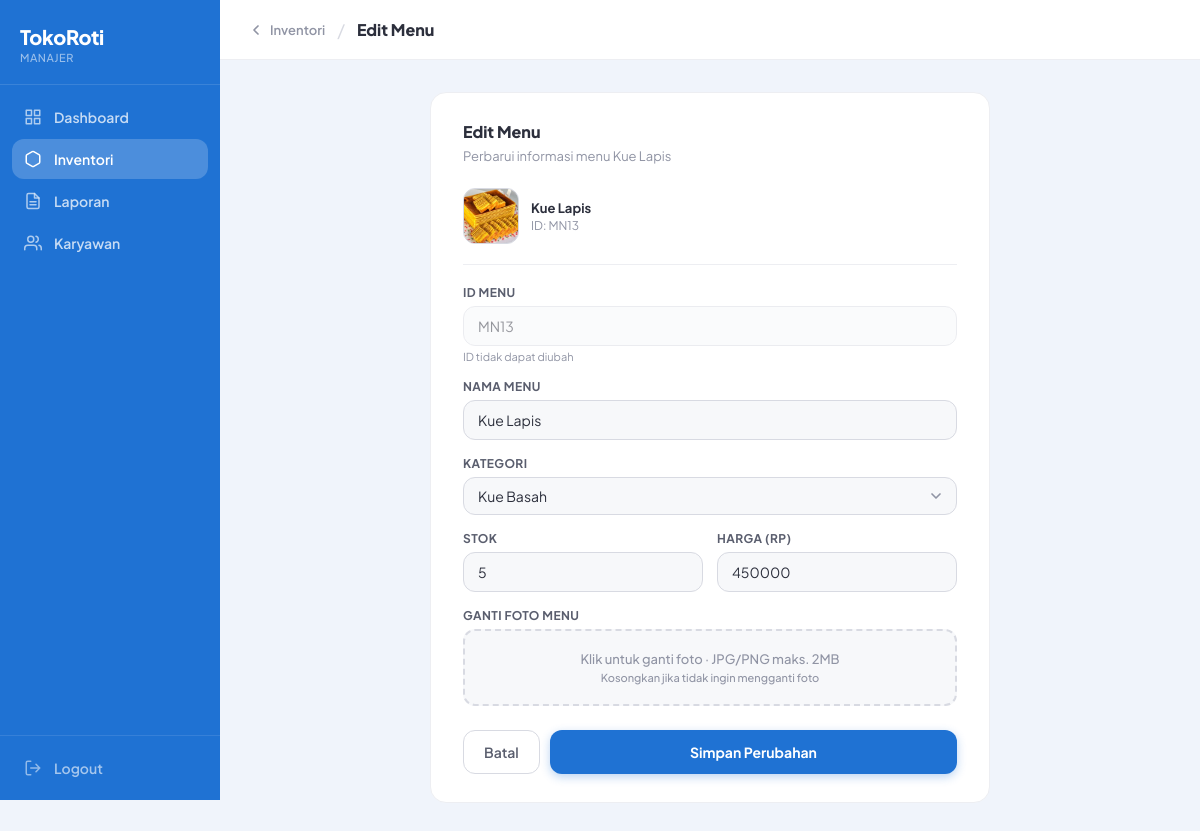
The page /public/edit.php?id=MN13 (signed in) on the database its author committed.
### tables this page shows
CREATE TABLE `menu` (
  `id_menu` varchar(10) NOT NULL,
  `nama_menu` varchar(50) NOT NULL,
  `stok` int NOT NULL,
  `harga` int NOT NULL,
  `gambar` varchar(255) DEFAULT NULL,
  `id_kategori` varchar(10) NOT NULL,
  `is_deleted` tinyint(1) DEFAULT '0'
);

CREATE TABLE `kategori` (
  `id_kategori` varchar(10) NOT NULL,
  `nama_kategori` varchar(50) NOT NULL,
  `icon_kategori` varchar(50) DEFAULT NULL
);

### public/edit.php (the view, shortened to what this page needs)
<?php
require_once '../config/database.php';
$id = $_GET['id'] ?? '';
$stmt = $conn->prepare("SELECT * FROM menu WHERE id_menu = :id AND is_deleted = 0");
$stmt->execute([':id' => $id]);
$menu = $stmt->fetch(PDO::FETCH_ASSOC);
$kategori = $conn->query("SELECT * FROM kategori ORDER BY nama_kategori")->fetchAll(PDO::FETCH_ASSOC);
?>
<!DOCTYPE html>
<html lang="id">
<head>
</head>
<body>
<aside class="sidebar">
    <div class="sidebar-brand">
        <div class="sidebar-brand-name">TokoRoti</div>
        <div class="sidebar-brand-role">Manajer</div>
    </div>
    <nav class="sidebar-nav">
        <a href="dashboard.php" class="nav-item">
            <svg viewBox="0 0 24 24" fill="none" stroke="currentColor" stroke-width="2" stroke-linecap="round" stroke-linejoin="round"><rect x="3" y="3" width="7" height="7"/><rect x="14" y="3" width="7" height="7"/><rect x="3" y="14" width="7" height="7"/><rect x="14" y="14" width="7" height="7"/></svg>
            Dashboard
        </a>
        <a href="inventori.php" class="nav-item active">
            <svg viewBox="0 0 24 24" fill="none" stroke="currentColor" stroke-width="2" stroke-linecap="round" stroke-linejoin="round"><path d="M21 16V8a2 2 0 00-1-1.73l-7-4a2 2 0 00-2 0l-7 4A2 2 0 003 8v8a2 2 0 001 1.73l7 4a2 2 0 002 0l7-4A2 2 0 0021 16z"/></svg>
            Inventori
        </a>
        <a href="laporan.php" class="nav-item">
            <svg viewBox="0 0 24 24" fill="none" stroke="currentColor" stroke-width="2" stroke-linecap="round" stroke-linejoin="round"><path d="M14 2H6a2 2 0 00-2 2v16a2 2 0 002 2h12a2 2 0 002-2V8z"/><polyline points="14 2 14 8 20 8"/><line x1="16" y1="13" x2="8" y2="13"/><line x1="16" y1="17" x2="8" y2="17"/></svg>
            Laporan
        </a>
        <a href="karyawan.php" class="nav-item">
            <svg viewBox="0 0 24 24" fill="none" stroke="currentColor" stroke-width="2" stroke-linecap="round" stroke-linejoin="round"><path d="M17 21v-2a4 4 0 00-4-4H5a4 4 0 00-4 4v2"/><circle cx="9" cy="7" r="4"/><path d="M23 21v-2a4 4 0 00-3-3.87M16 3.13a4 4 0 010 7.75"/></svg>
            Karyawan
        </a>
    </nav>
    <div class="sidebar-bottom">
        <a href="../process/logout.php" class="nav-item logout">
            <svg viewBox="0 0 24 24" fill="none" stroke="currentColor" stroke-width="2" stroke-linecap="round" stroke-linejoin="round"><path d="M9 21H5a2 2 0 01-2-2V5a2 2 0 012-2h4M16 17l5-5-5-5M21 12H9"/></svg>
            Logout
        </a>
    </div>
</aside>
<div class="main">
    <div class="topbar">
        <a href="inventori.php" class="topbar-back">
            <svg viewBox="0 0 24 24" fill="none" stroke="currentColor" stroke-width="2.5" stroke-linecap="round" stroke-linejoin="round"><polyline points="15 18 9 12 15 6"/></svg>
            Inventori
        </a>
        <span class="topbar-sep">/</span>
        <div class="topbar-title">Edit Menu</div>
    </div>
    <div class="content">
        <div class="form-card">
            <div class="form-card-title">Edit Menu</div>
            <div class="form-card-sub">Perbarui informasi menu <?= htmlspecialchars($menu['nama_menu']) ?></div>
            <div class="img-preview-wrap">
                <?php if (!empty($menu['gambar'])): ?>
                <img src="assets/<?= htmlspecialchars($menu['gambar']) ?>" class="img-preview" alt="preview">
                <?php else: ?>
                <div class="img-preview-placeholder">🍞</div>
                <?php endif; ?>
                <div>
                    <div style="font-size:13px; font-weight:700;"><?= htmlspecialchars($menu['nama_menu']) ?></div>
                    <div style="font-size:12px; color:var(--gray-400); margin-top:2px;">ID: <?= htmlspecialchars($menu['id_menu']) ?></div>
                </div>
            </div>
            <hr class="form-divider">
            <form action="../process/update.php" method="POST" enctype="multipart/form-data">
                <div class="form-group">
                    <label class="form-label">ID Menu</label>
                    <input type="text" class="form-control" value="<?= htmlspecialchars($menu['id_menu']) ?>" disabled>
                    <div class="form-hint">ID tidak dapat diubah</div>
                </div>
                <div class="form-group">
                    <label class="form-label" for="nama_menu">Nama Menu</label>
                    <input type="text" id="nama_menu" name="nama_menu" class="form-control"
                           value="<?= htmlspecialchars($menu['nama_menu']) ?>" required>
                </div>
                <div class="form-group">
                    <label class="form-label" for="id_kategori">Kategori</label>
                    <select id="id_kategori" name="id_kategori" class="form-control select" required>
                        <?php foreach ($kategori as $k): ?>
                        <option value="<?= $k['id_kategori'] ?>" <?= $k['id_kategori'] == $menu['id_kategori'] ? 'selected' : '' ?>>
                            <?= htmlspecialchars($k['nama_kategori']) ?>
                        </option>
                        <?php endforeach; ?>
                    </select>
                </div>
                <div class="form-row">
                    <div class="form-group">
                        <label class="form-label" for="stok">Stok</label>
                        <input type="number" id="stok" name="stok" class="form-control"
                               value="<?= $menu['stok'] ?>" min="0" required>
                    </div>
                    <div class="form-group">
                        <label class="form-label" for="harga">Harga (Rp)</label>
                        <input type="number" id="harga" name="harga" class="form-control"
                               value="<?= $menu['harga'] ?>" min="0" required>
                    </div>
                </div>
                <div class="form-group">
                    <label class="form-label">Ganti Foto Menu</label>
                    <div class="upload-area">
                        <p>Klik untuk ganti foto · JPG/PNG maks. 2MB</p>
                        <p style="font-size:11px; color:var(--gray-400); margin-top:4px;">Kosongkan jika tidak ingin mengganti foto</p>
                    </div>
                </div>
                <div class="form-actions">
                    <a href="inventori.php" class="btn-batal">Batal</a>
                    <button type="submit" class="btn-submit">Simpan Perubahan</button>
                </div>
            </form>
        </div>
    </div>
</div>
</body>
</html>

### rows shown on the page
menu: nama_menu "Kue Lapis", gambar (picture), id_menu "MN13", id_kategori "Kue Basah", stok "5", harga "450000"
